Frame 1 (no input): blank canvas, image omitted
Frame 60 (no input): blank canvas, image omitted
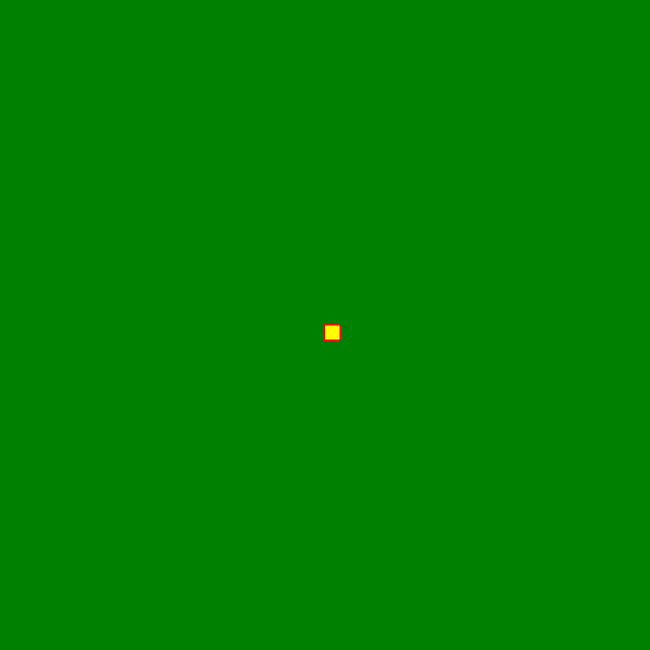
Frame 120 (the mouse pressed at the canvas centre since frame 60)

The p5.js sketch whose frames 1 and 60 were blank and that drew this single picture after the mouse press (run headless with seeded random() and noise() and a simulated clock; from frame 60 on, the mouse is pressed at the canvas centre):

// p5.js sketch
// ── sketch.js
function setup ( ) {
    createCanvas(650, 650)
      background("green");

}

function draw(){

 stroke("red");
 fill("yellow");

 if(mouseIsPressed){
   rect(mouseX, mouseY,15,15);
 }
}
